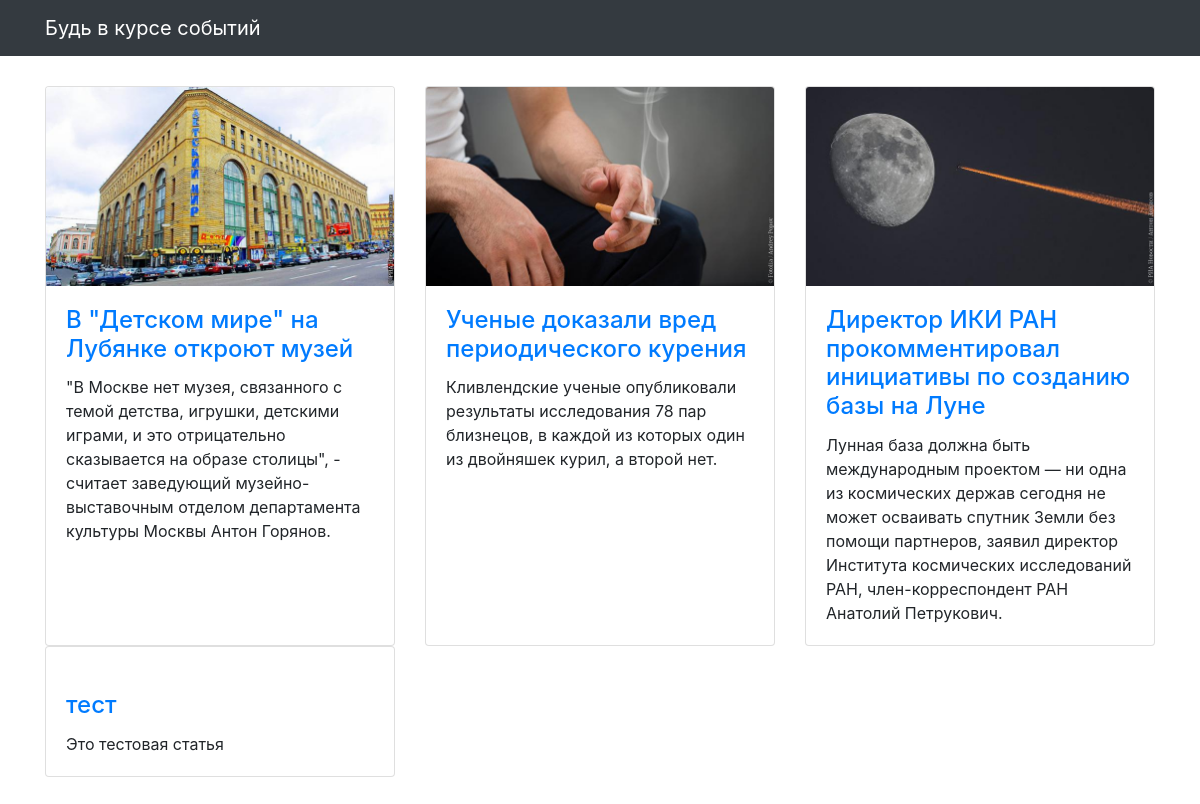
Before: / with the older database file.
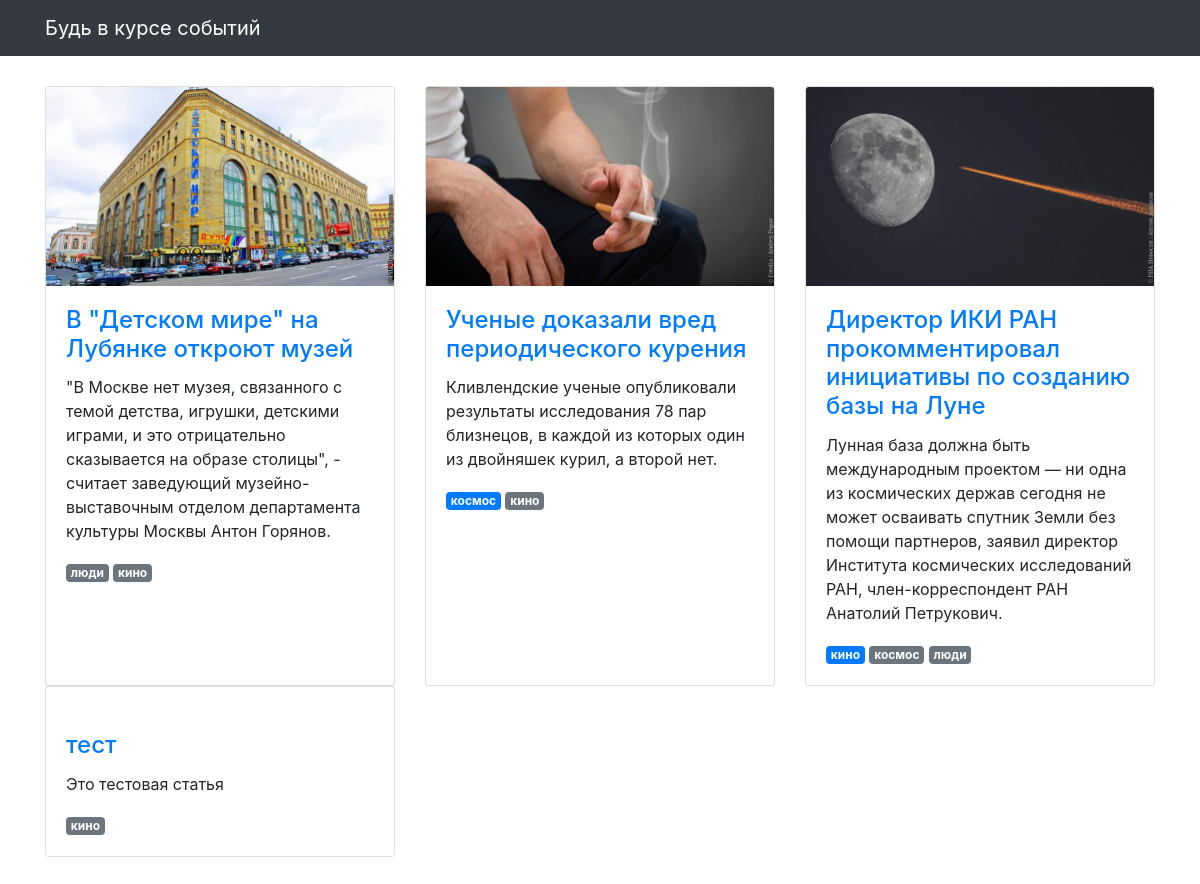
After: the same page with the newer database file.
### articles/models.py (models this page shows, shortened)
class Article(models.Model):
    title = models.CharField(max_length=256, verbose_name='Название')
    text = models.TextField(verbose_name='Текст')
    published_at = models.DateTimeField(verbose_name='Дата публикации')
    image = models.ImageField(null=True, blank=True, verbose_name='Изображение',)
    tags = models.ManyToManyField('Tag', through='Scope')
    class Meta:
        verbose_name = 'Статья'
        verbose_name_plural = 'Статьи'

class Scope(models.Model):
    is_main = models.BooleanField(default=False, verbose_name='основное')
    article = models.ForeignKey(Article, related_name='scope', on_delete=models.CASCADE)
    tag = models.ForeignKey(Tag, related_name='scope', on_delete=models.CASCADE)

class Tag(models.Model):
    name = models.CharField(max_length=30, verbose_name='тэги')
    class Meta:
        verbose_name = 'Tag'
        verbose_name_plural = 'Tags'
    def __str__(self):
        return self.name

### articles/views.py (the view)
# urls.py: path('', articles_list, name='articles'),
def articles_list(request):
    template = 'articles/news.html'
    articles_data = Article.objects.all().prefetch_related('tags')
    all_tags = Tag.objects.all()
    print(all_tags)
    context = {'object_list':articles_data, }
    return render(request, template, context)

### templates/articles/news.html (shortened to what this page needs)
{% extends "articles/base.html" %}
{% load static %}
{% block content %}
<div class="row">
  {% for article in object_list %}
  <div class="col-lg-4 col-sm-6 portfolio-item">
    <div class="card h-100">
      <a href="#"><img class="card-img-top" src="{% get_media_prefix %}{{ article.image }}" alt=""></a>
      <div class="card-body">
        <h4 class="card-title">
          <a href="#">{{ article.title }}</a>
        </h4>
        <p class="card-text">{{ article.text }}</p>
        {% for scope in article.scope.all %}
          <span class="badge {% if scope.is_main %}badge-primary{% else %}badge-secondary{% endif %}">{{ scope.tag.name }}</span>
        {% endfor %}
      </div>
    </div>
  </div>
  {% endfor %}
</div>
{% endblock %}

### templates/articles/base.html (shortened to what this page needs)
<!DOCTYPE html>
{% load static %}
<html>
  <head>
    <link href="{% static  "css/bootstrap.min.css"  %}" rel="stylesheet">
    <link href="{% static  "css/3-col-portfolio.css" %}" rel="stylesheet">
  </head>
  <body>
    <nav class="navbar navbar-expand-lg navbar-dark bg-dark fixed-top">
      <div class="container">
        <a class="navbar-brand" href="#">Будь в курсе событий</a>
      </div>
    </nav>
    <div class="container">{% block content %}{% endblock %}</div>
  </body>
</html>

### static/css/3-col-portfolio.css (style rules this page uses)
body { padding-top: 84px; padding-bottom: 84px; }
@media (min-width: 992px) { body { padding-top: 86px; padding-bottom: 86px; } }

Changed rows visible on the page:
added Scope: tag.name "люди", shown under Article "В \"Детском мире\" на Лубянке откроют музей"
added Scope: tag.name "кино", shown under Article "В \"Детском мире\" на Лубянке откроют музей"
added Scope: tag.name "космос", is_main True (drawn), shown under Article "Ученые доказали вред периодического курения"
added Scope: tag.name "кино", shown under Article "Ученые доказали вред периодического курения"
added Scope: tag.name "кино", is_main True (drawn), shown under Article "Директор ИКИ РАН прокомментировал инициативы по созданию базы на Луне"
added Scope: tag.name "космос", shown under Article "Директор ИКИ РАН прокомментировал инициативы по созданию базы на Луне"
added Scope: tag.name "люди", shown under Article "Директор ИКИ РАН прокомментировал инициативы по созданию базы на Луне"
added Scope: tag.name "кино", shown under Article "тест"
